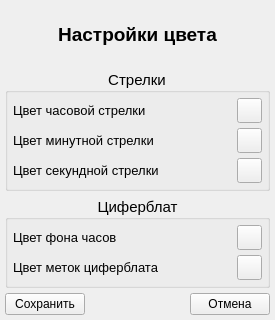
<?xml version="1.0" encoding="UTF-8"?>
<ui version="4.0">
 <class>ColorOptions</class>
 <widget class="QWidget" name="ColorOptions">
  <property name="geometry">
   <rect>
    <x>0</x>
    <y>0</y>
    <width>275</width>
    <height>320</height>
   </rect>
  </property>
  <property name="sizePolicy">
   <sizepolicy hsizetype="Fixed" vsizetype="Fixed">
    <horstretch>0</horstretch>
    <verstretch>0</verstretch>
   </sizepolicy>
  </property>
  <property name="minimumSize">
   <size>
    <width>275</width>
    <height>320</height>
   </size>
  </property>
  <property name="maximumSize">
   <size>
    <width>275</width>
    <height>320</height>
   </size>
  </property>
  <property name="windowTitle">
   <string>Настройка цвета</string>
  </property>
  <layout class="QVBoxLayout" name="verticalLayout_3">
   <property name="spacing">
    <number>5</number>
   </property>
   <property name="leftMargin">
    <number>5</number>
   </property>
   <property name="topMargin">
    <number>5</number>
   </property>
   <property name="rightMargin">
    <number>5</number>
   </property>
   <property name="bottomMargin">
    <number>5</number>
   </property>
   <item>
    <widget class="QLabel" name="label">
     <property name="font">
      <font>
       <family>Arial</family>
       <pointsize>14</pointsize>
       <weight>75</weight>
       <bold>true</bold>
      </font>
     </property>
     <property name="text">
      <string>Настройки цвета</string>
     </property>
     <property name="alignment">
      <set>Qt::AlignCenter</set>
     </property>
    </widget>
   </item>
   <item>
    <widget class="QGroupBox" name="groupBox">
     <property name="font">
      <font>
       <family>Arial</family>
       <pointsize>11</pointsize>
      </font>
     </property>
     <property name="title">
      <string>Стрелки</string>
     </property>
     <property name="alignment">
      <set>Qt::AlignCenter</set>
     </property>
     <layout class="QVBoxLayout" name="verticalLayout_2">
      <property name="spacing">
       <number>5</number>
      </property>
      <property name="leftMargin">
       <number>5</number>
      </property>
      <property name="topMargin">
       <number>5</number>
      </property>
      <property name="rightMargin">
       <number>5</number>
      </property>
      <property name="bottomMargin">
       <number>5</number>
      </property>
      <item>
       <layout class="QHBoxLayout" name="horizontalLayout">
        <item>
         <widget class="QLabel" name="label_2">
          <property name="font">
           <font>
            <family>Arial</family>
            <pointsize>10</pointsize>
           </font>
          </property>
          <property name="text">
           <string>Цвет часовой стрелки</string>
          </property>
         </widget>
        </item>
        <item>
         <widget class="ColorButton" name="pb_hourClr">
          <property name="minimumSize">
           <size>
            <width>25</width>
            <height>25</height>
           </size>
          </property>
          <property name="maximumSize">
           <size>
            <width>25</width>
            <height>25</height>
           </size>
          </property>
          <property name="text">
           <string/>
          </property>
         </widget>
        </item>
       </layout>
      </item>
      <item>
       <layout class="QHBoxLayout" name="horizontalLayout_2">
        <item>
         <widget class="QLabel" name="label_3">
          <property name="font">
           <font>
            <family>Arial</family>
            <pointsize>10</pointsize>
           </font>
          </property>
          <property name="text">
           <string>Цвет минутной стрелки</string>
          </property>
         </widget>
        </item>
        <item>
         <widget class="ColorButton" name="pb_minuteClr">
          <property name="minimumSize">
           <size>
            <width>25</width>
            <height>25</height>
           </size>
          </property>
          <property name="maximumSize">
           <size>
            <width>25</width>
            <height>25</height>
           </size>
          </property>
          <property name="text">
           <string/>
          </property>
         </widget>
        </item>
       </layout>
      </item>
      <item>
       <layout class="QHBoxLayout" name="horizontalLayout_3">
        <item>
         <widget class="QLabel" name="label_4">
          <property name="font">
           <font>
            <family>Arial</family>
            <pointsize>10</pointsize>
           </font>
          </property>
          <property name="text">
           <string>Цвет секундной стрелки</string>
          </property>
         </widget>
        </item>
        <item>
         <widget class="ColorButton" name="pb_secondsClr">
          <property name="minimumSize">
           <size>
            <width>25</width>
            <height>25</height>
           </size>
          </property>
          <property name="maximumSize">
           <size>
            <width>25</width>
            <height>25</height>
           </size>
          </property>
          <property name="text">
           <string/>
          </property>
         </widget>
        </item>
       </layout>
      </item>
     </layout>
    </widget>
   </item>
   <item>
    <widget class="QGroupBox" name="groupBox_2">
     <property name="font">
      <font>
       <family>Arial</family>
       <pointsize>11</pointsize>
      </font>
     </property>
     <property name="title">
      <string>Циферблат</string>
     </property>
     <property name="alignment">
      <set>Qt::AlignCenter</set>
     </property>
     <layout class="QVBoxLayout" name="verticalLayout">
      <property name="spacing">
       <number>5</number>
      </property>
      <property name="leftMargin">
       <number>5</number>
      </property>
      <property name="topMargin">
       <number>5</number>
      </property>
      <property name="rightMargin">
       <number>5</number>
      </property>
      <property name="bottomMargin">
       <number>5</number>
      </property>
      <item>
       <layout class="QHBoxLayout" name="horizontalLayout_4">
        <item>
         <widget class="QLabel" name="label_5">
          <property name="font">
           <font>
            <family>Arial</family>
            <pointsize>10</pointsize>
           </font>
          </property>
          <property name="text">
           <string>Цвет фона часов</string>
          </property>
         </widget>
        </item>
        <item>
         <widget class="ColorButton" name="pb_backgroundClr">
          <property name="minimumSize">
           <size>
            <width>25</width>
            <height>25</height>
           </size>
          </property>
          <property name="maximumSize">
           <size>
            <width>25</width>
            <height>25</height>
           </size>
          </property>
          <property name="text">
           <string/>
          </property>
         </widget>
        </item>
       </layout>
      </item>
      <item>
       <layout class="QHBoxLayout" name="horizontalLayout_5">
        <item>
         <widget class="QLabel" name="label_6">
          <property name="font">
           <font>
            <family>Arial</family>
            <pointsize>10</pointsize>
           </font>
          </property>
          <property name="text">
           <string>Цвет меток циферблата</string>
          </property>
         </widget>
        </item>
        <item>
         <widget class="ColorButton" name="pb_borderClr">
          <property name="minimumSize">
           <size>
            <width>25</width>
            <height>25</height>
           </size>
          </property>
          <property name="maximumSize">
           <size>
            <width>25</width>
            <height>25</height>
           </size>
          </property>
          <property name="text">
           <string/>
          </property>
         </widget>
        </item>
       </layout>
      </item>
     </layout>
    </widget>
   </item>
   <item>
    <layout class="QHBoxLayout" name="horizontalLayout_6">
     <item>
      <widget class="QPushButton" name="pb_save">
       <property name="text">
        <string>Сохранить</string>
       </property>
      </widget>
     </item>
     <item>
      <spacer name="horizontalSpacer">
       <property name="orientation">
        <enum>Qt::Horizontal</enum>
       </property>
       <property name="sizeHint" stdset="0">
        <size>
         <width>40</width>
         <height>20</height>
        </size>
       </property>
      </spacer>
     </item>
     <item>
      <widget class="QPushButton" name="pb_cancel">
       <property name="text">
        <string>Отмена</string>
       </property>
      </widget>
     </item>
    </layout>
   </item>
  </layout>
 </widget>
 <customwidgets>
  <customwidget>
   <class>ColorButton</class>
   <extends>QPushButton</extends>
   <header location="global">colorbutton.h</header>
  </customwidget>
 </customwidgets>
 <resources/>
 <connections/>
</ui>
